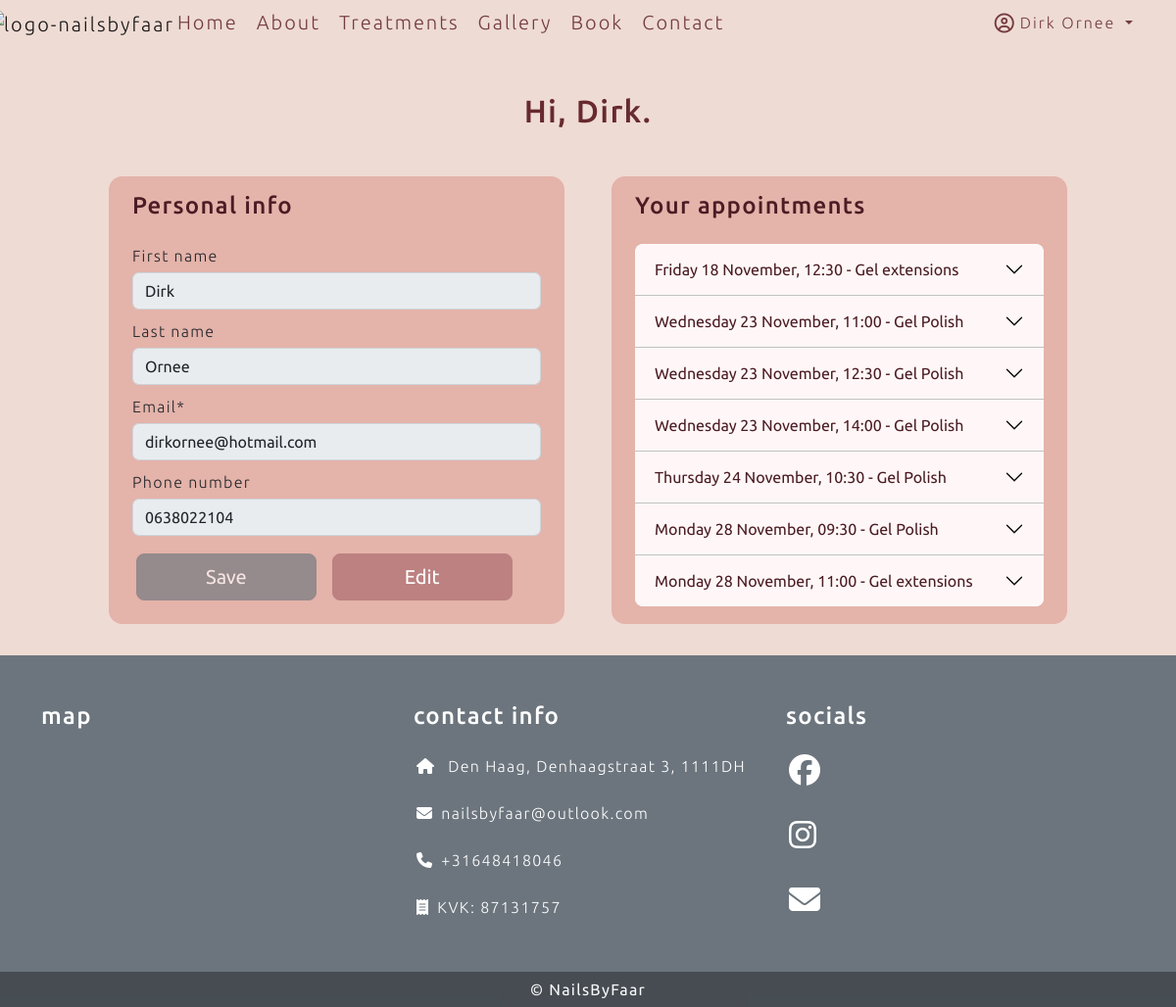
Before: /user/dashboard (signed in) with the older database file.
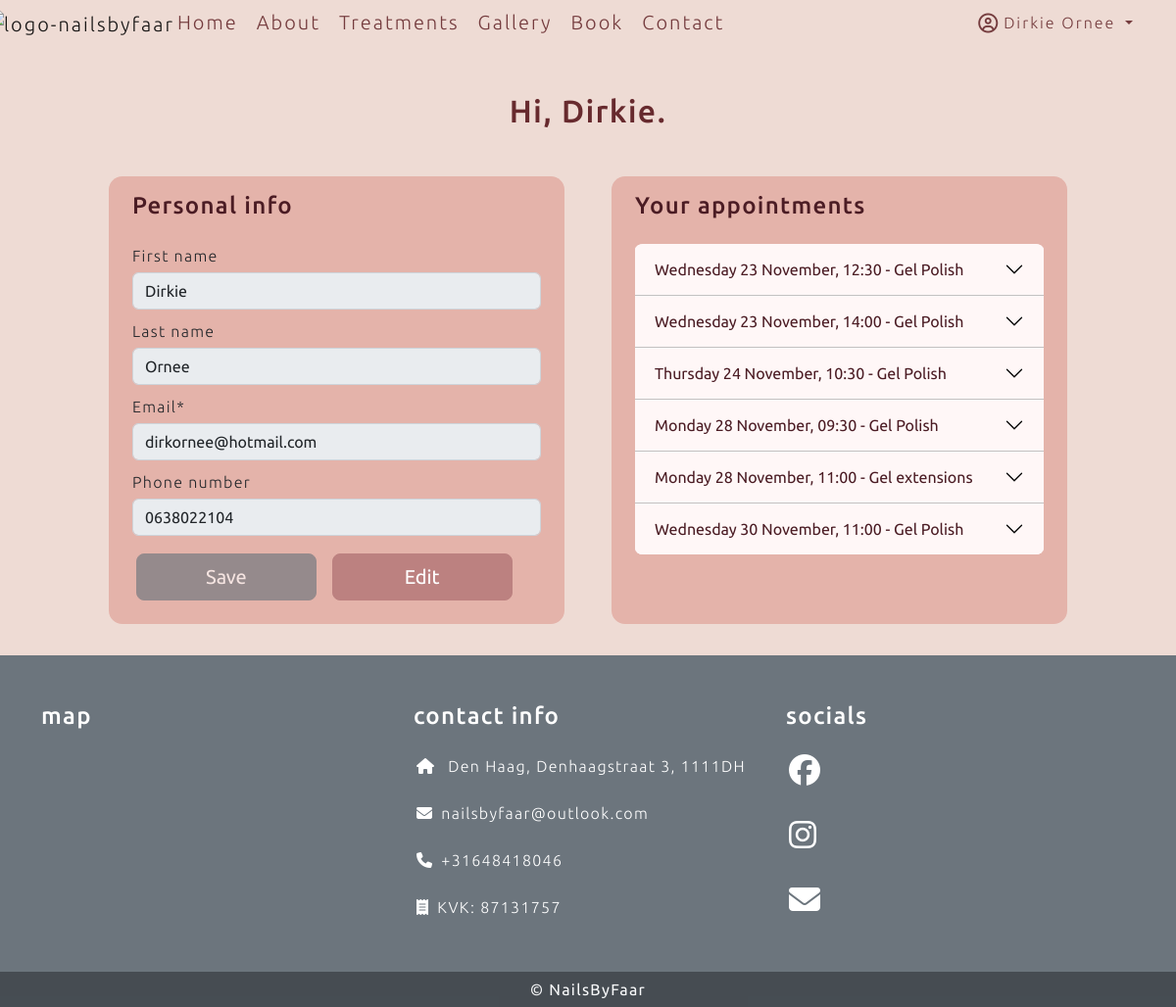
After: the same page with the newer database file.
### users/models.py (models this page shows, shortened)
class User(AbstractBaseUser, PermissionsMixin):
    email = models.EmailField(max_length=254, unique=True)
    first_name = models.CharField(max_length=254, null=True, blank=True)
    last_name = models.CharField(max_length=254, null=True, blank=True)
    phone_number = models.CharField(max_length=16, null=True, blank=True)
    is_staff = models.BooleanField(default=False)
    is_superuser = models.BooleanField(default=False)
    is_active = models.BooleanField(default=True)
    last_login = models.DateTimeField(null=True, blank=True)
    date_joined = models.DateTimeField(default=timezone.now)
    USERNAME_FIELD = 'email'
    EMAIL_FIELD = 'email'
    REQUIRED_FIELDS = []
    objects = UserManager()

### salon/models.py (models this page shows, shortened)
class Appointment(models.Model):
    user = models.ForeignKey(User, related_name="user", on_delete=models.PROTECT, null=True, blank=True)
    email = models.EmailField(max_length=254, blank=True, null=True)
    first_name = models.CharField(max_length=254, null=True, blank=True)
    last_name = models.CharField(max_length=254, null=True, blank=True)
    phone_number = models.CharField(max_length=16, null=True, blank=True)
    treatment_name = models.ForeignKey(Treatment, related_name="treatment_name", on_delete=models.PROTECT, null=True)
    date_time = models.DateTimeField()

class Treatment(models.Model):
    appointment_type = models.CharField(max_length=150)
    title = models.CharField(max_length=150, unique=True)
    description = models.TextField()
    short_description = models.CharField(max_length=225)
    image = CloudinaryField('image', default='placeholder')
    price = models.DecimalField(max_digits=10, decimal_places=2)
    duration = models.DecimalField(max_digits=3, decimal_places=0)
    display = models.BooleanField(default=False)
    active = models.BooleanField(default=False)

### users/views.py (the view, shortened to what this page needs)
# urls.py: path('dashboard', views.Dashboard.as_view(), name="dashboard"),
class Dashboard(View):
    def get(self, request):
        user_dict = {}
        if request.user.is_authenticated:
            user_dict = {'email': request.user.email, 'first_name': request.user.first_name, 'last_name': request.user.last_name, 'phone_number': request.user.phone_number}
        else:
            user_dict = {}
        user_form = EditUserForm(initial=user_dict)
        yesterday = datetime.today() - timedelta(days=1)
        appointmentQueryset1 = Appointment.objects.filter(date_time__gt=yesterday).filter(user__email=request.user.email).order_by("date_time").values()
        appointmentQueryset2 = Appointment.objects.filter(date_time__gt=yesterday).filter(email=request.user.email).order_by("date_time").values()
        appointmentQueryset = list(appointmentQueryset1 | appointmentQueryset2)
        for dict in appointmentQueryset:
            date = dict["date_time"]
            check_date = datetime.now() + timedelta(days=2)
            if date <= check_date:
                dict["not_cancellable"] = True
                print("don't cancel me")
            dict["date_time_short"] = dict["date_time"].strftime("%A %d %B, %H:%M")
            dict["date_time"] = dict["date_time"].strftime("%A %d %B %Y, %H:%M")
            dict["duration"] = int(Treatment.objects.get(id=dict['treatment_name_id']).duration)
            dict["treatment_name"] = Treatment.objects.get(id=dict['treatment_name_id']).title
        context = {"user_form": user_form, "appointments": appointmentQueryset}
        return render(request, "user-dashboard.html", context=context)

### users/forms.py
class EditUserForm(forms.ModelForm):
    def __init__(self, *args, **kwargs):
        super(EditUserForm, self).__init__(*args, **kwargs)
        for fieldname, field in self.fields.items():
            field.widget.attrs.update({
            'class': 'custom-form-field'
        })
    class Meta:
        model = User
        fields = ('first_name', 'last_name', 'email', 'phone_number')

### templates/user-dashboard.html (shortened to what this page needs)
{% extends "base.html" %}
{% load static %}
{% load crispy_forms_tags %}
{% block content %}
<div class="container mt-md-5 my-2">
    <div class="row mx-auto w-100 justify-content-center">
        <div class="text-center mb-3">
            <h2>Hi, {{ request.user.first_name}}.</h2>
        </div>
        <div class="col-md-5 m-4 py-3 px-md-4 user-data-box">
            <h4>Personal info</h4>
            <form method="POST" class="mt-4" id="user-data-form">
                {{ user_form | crispy }}
                <div class="row">
                    <button type="submit" class="btn btn-secondary btn-card btn-lg col-5 disabled my-2 ms-3"
                        id="save-user-data">Save</button>
                    <button type="button" onClick="editUserData()"
                        class="btn btn-secondary btn-card btn-lg col-5 my-2 ms-3" id="edit-user-data">Edit</button>
                </div>
            </form>
        </div>
        <div class="col-md-5 m-4 py-3 px-md-4 user-data-box">
            <h4>Your appointments</h4>
            <div class="mt-4 accordion accordion-flush" id="accordionFlushAppointment">
                {% for appointment in appointments %}
                <div class="accordion-item">
                    <h5 class="accordion-header" id="flush-heading-{{ forloop.counter }}">
                        <button class="accordion-button collapsed" type="button" data-bs-toggle="collapse"
                            data-bs-target="#flush-collapse-{{ forloop.counter }}" aria-expanded="false"
                            aria-controls="flush-collapse-{{ forloop.counter }}">
                            {{ appointment.date_time_short }} - {{ appointment.treatment_name }}
                        </button>
                    </h5>
                </div>
                {% endfor %}
            </div>
        </div>
    </div>
    {% endblock %}

### templates/base.html (shortened to what the changed rows need)
{% load static %}
{% load cloudinary %}
<!DOCTYPE html>
<html lang="en">
<head>
    <link href="{% static 'fontawesomefree/css/fontawesome.css' %}" rel="stylesheet" type="text/css">
    <link href="{% static 'fontawesomefree/css/brands.css' %}" rel="stylesheet" type="text/css">
    <link href="{% static 'fontawesomefree/css/solid.css' %}" rel="stylesheet" type="text/css">
    <link href="{% static 'fontawesomefree/css/regular.css' %}" rel="stylesheet" type="text/css">
    <link href="https://cdn.jsdelivr.net/npm/bootstrap@5.2.1/dist/css/bootstrap.min.css" rel="stylesheet"
>
    <link rel="stylesheet" href="{% static 'css/style.css' %}">
</head>
<body class="d-flex flex-column min-vh-100">
    <header>
        <nav class="navbar navbar-expand-md navbar-color">
            <div class="container-fluid">
                <div class="collapse navbar-collapse" id="navbarSupportedContent">
                    <ul class="navbar-nav ms-auto mb-2 mb-lg-0">
                        {% if request.user.is_authenticated %}
                        <li class="nav-item dropdown me-4">
                            <a class="nav-link dropdown-toggle" href="#" role="button" data-bs-toggle="dropdown"
                                aria-expanded="false">
                                <i class="far fa-user-circle fa-lg me-1"></i>{{ user.first_name }}
                                {{user.last_name}}
                            </a>
                        </li>
                        {% else %}
                        <li class="na-item">
                            <a href="{% url 'account_login' %}" class="nav-link fs-5 btn btn-outline-primary btn-login"
                                id="btn-login">Login</a>
                        </li>
                        {% endif %}
                    </ul>
                </div>
            </div>
        </nav>
    </header>
    <main>
        {% block content %}
        {% endblock content %}
    </main>
</body>
</html>

Changed rows visible on the page:
removed Appointment: date_time_short "Friday 18 November, 12:30", treatment_name "Gel extensions"
changed User "Ornee": first_name "Dirk" → "Dirkie"; user.first_name "Dirk" → "Dirkie"
changed Appointment (number 6 of 6 on the later page): date_time_short "Wednesday 23 November, 11:00" → "Wednesday 30 November, 11:00"; moves down the list
